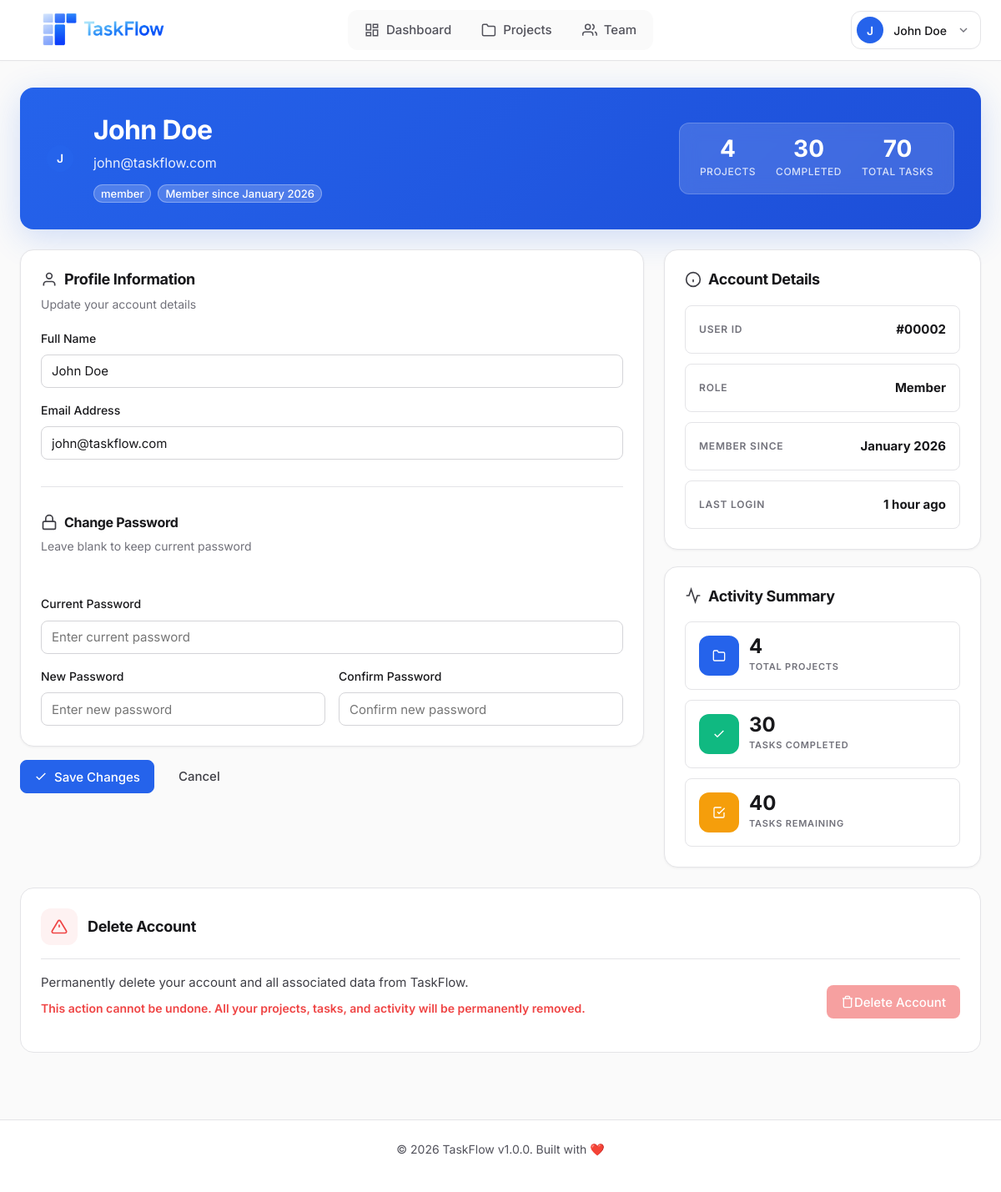
The page /dashboard/profile.php (signed in) on the database its author committed.
### tables this page shows
CREATE TABLE users (
    id INT PRIMARY KEY AUTO_INCREMENT,
    username VARCHAR(50) UNIQUE NOT NULL,
    email VARCHAR(100) UNIQUE NOT NULL,
    password VARCHAR(255) NOT NULL,
    full_name VARCHAR(100) NOT NULL,
    avatar VARCHAR(255) DEFAULT 'default-avatar.png',
    role ENUM('admin', 'member') DEFAULT 'member',
    created_at TIMESTAMP DEFAULT CURRENT_TIMESTAMP,
    last_login TIMESTAMP NULL,
    INDEX idx_email (email),
    INDEX idx_username (username)
);

### dashboard/profile.php (the view, shortened to what the rows shown need)
<?php
require_once '../config/config.php';
require_once '../includes/auth.php';
require_once '../includes/functions.php';
$currentUser = getCurrentUser($pdo);
try {
    $memberSince = date('F Y', strtotime($currentUser['created_at']));
} catch (PDOException $e) {
    error_log("Profile stats error: " . $e->getMessage());
    $totalProjects = $totalTasks = $completedTasks = 0;
    $memberSince = 'Unknown';
}
include '../includes/header.php';
?>
<link rel="stylesheet" href="<?= asset('css/profile.css') ?>">
<div class="profile-container">
    <div class="profile-header">
        <div class="profile-header-content">
            <div class="profile-avatar-large">
                <?= getUserAvatar($currentUser['avatar'], $currentUser['full_name'], 'xl') ?>
            </div>
            <div class="profile-header-info">
                <h1 class="profile-name"><?= sanitize($currentUser['full_name']) ?></h1>
                <p class="profile-email"><?= sanitize($currentUser['email']) ?></p>
                <div class="profile-badges">
                    <?= getRoleBadge($currentUser['role']) ?>
                    <span class="badge badge-gray">Member since <?= $memberSince ?></span>
                </div>
            </div>
        </div>
    </div>
    <div class="profile-grid">
        <div class="profile-left-column">
            <div class="profile-section">
                <div class="section-header-profile">
                    <h2 class="section-title-profile">
                        <svg width="20" height="20" viewBox="0 0 24 24" fill="none" stroke="currentColor" stroke-width="2">
                            <path d="M20 21v-2a4 4 0 0 0-4-4H8a4 4 0 0 0-4 4v2"/>
                            <circle cx="12" cy="7" r="4"/>
                        </svg>
                        Profile Information
                    </h2>
                </div>
                <form method="POST" class="profile-form" id="profileForm">
                <div class="form-group">
                    <label for="full_name" class="form-label">Full Name</label>
                    <input
                        type="text"
                        id="full_name"
                        name="full_name"
                        class="form-input"
                        value="<?= sanitize($currentUser['full_name']) ?>"
                        required
                    >
                </div>
                <div class="form-group">
                    <label for="email" class="form-label">Email Address</label>
                    <input
                        type="email"
                        id="email"
                        name="email"
                        class="form-input"
                        value="<?= sanitize($currentUser['email']) ?>"
                        required
                    >
                </div>
                </form>
            </div>
        </div>
        <div class="profile-sidebar">
            <div class="profile-section">
                <div class="info-list">
                    <div class="info-item">
                        <span class="info-label">User ID</span>
                        <span class="info-value">#<?= str_pad($currentUser['id'], 5, '0', STR_PAD_LEFT) ?></span>
                    </div>
                    <div class="info-item">
                        <span class="info-label">Role</span>
                        <span class="info-value"><?= ucfirst($currentUser['role']) ?></span>
                    </div>
                    <div class="info-item">
                        <span class="info-label">Member Since</span>
                        <span class="info-value"><?= $memberSince ?></span>
                    </div>
                    <div class="info-item">
                        <span class="info-label">Last Login</span>
                        <span class="info-value"><?= !empty($currentUser['last_login']) ? timeAgo($currentUser['last_login']) : 'Never' ?></span>
                    </div>
                </div>
            </div>
        </div>
    </div>
</div>
<?php include '../includes/footer.php'; ?>

### includes/header.php (shortened to what the rows shown need)
<?php
$currentUser = getCurrentUser($pdo);
?>
<!DOCTYPE html>
<html lang="en">
<head>
    <link rel="stylesheet" href="<?= APP_URL ?>/assets/css/main.css">
    <link rel="stylesheet" href="<?= APP_URL ?>/assets/css/dashboard.css">
    <link rel="stylesheet" href="<?= APP_URL ?>/assets/css/mobile-nav.css">
    <link rel="stylesheet" href="<?= APP_URL ?>/assets/css/toast.css">
    <link rel="stylesheet" href="<?= APP_URL ?>/assets/css/skeleton.css">
    <link rel="stylesheet" href="<?= APP_URL ?>/assets/css/responsive-fixes.css">
    <link rel="stylesheet" href="<?= APP_URL ?>/assets/css/form-validation.css">
    <link rel="stylesheet" href="<?= APP_URL ?>/assets/css/form-autosave.css">
    <link rel="stylesheet" href="<?= APP_URL ?>/assets/css/dark-mode.css">
    <link rel="stylesheet" href="<?= APP_URL ?>/assets/css/dark-mode-dashboard.css">
    <link rel="stylesheet" href="<?= APP_URL ?>/assets/css/user-menu-logout.css">
</head>
<body>
    <header class="main-header">
        <div class="header-container">
            <div class="header-right">
                <div class="user-menu">
                    <button class="user-menu-trigger" onclick="toggleUserMenu()">
                        <?= getUserAvatar($currentUser['avatar'], $currentUser['full_name'], 'sm') ?>
                        <span class="user-name"><?= sanitize($currentUser['full_name']) ?></span>
                        <svg width="16" height="16" viewBox="0 0 24 24" fill="none" stroke="currentColor" stroke-width="2" class="dropdown-arrow">
                            <polyline points="6 9 12 15 18 9"/>
                        </svg>
                    </button>
                </div>
            </div>
        </div>
    </header>
    <main class="main-content">

### includes/functions.php (shortened to what the rows shown need)
<?php
function asset($path) {
    return APP_URL . '/assets/' . ltrim($path, '/');
}
function sanitize($data) {
    return htmlspecialchars($data, ENT_QUOTES, 'UTF-8');
}
function timeAgo($datetime) {
    $time = strtotime($datetime);
    $diff = time() - $time;
    if ($diff < 60) {
        return 'just now';
    } elseif ($diff < 3600) {
        $mins = floor($diff / 60);
        return $mins . ' minute' . ($mins > 1 ? 's' : '') . ' ago';
    } elseif ($diff < 86400) {
        $hours = floor($diff / 3600);
        return $hours . ' hour' . ($hours > 1 ? 's' : '') . ' ago';
    } elseif ($diff < 604800) {
        $days = floor($diff / 86400);
        return $days . ' day' . ($days > 1 ? 's' : '') . ' ago';
    } elseif ($diff < 2592000) {
        $weeks = floor($diff / 604800);
        return $weeks . ' week' . ($weeks > 1 ? 's' : '') . ' ago';
    } elseif ($diff < 31536000) {
        $months = floor($diff / 2592000);
        return $months . ' month' . ($months > 1 ? 's' : '') . ' ago';
    } else {
        $years = floor($diff / 31536000);
        return $years . ' year' . ($years > 1 ? 's' : '') . ' ago';
    }
}
function getRoleBadge($role) {
    $badges = [
        'admin' => '<span class="badge badge-warning">Admin</span>',
        'member' => '<span class="badge badge-info">Member</span>'
    ];
    return $badges[$role] ?? '<span class="badge">' . sanitize($role) . '</span>';
}
function getUserAvatar($avatar, $fullName, $size = 'md') {
    $avatarPath = APP_URL . '/uploads/avatars/' . ($avatar ?: 'default-avatar.png');
    $initial = strtoupper(substr($fullName, 0, 1));
    $sizeClass = 'avatar-' . $size;
    if (empty($avatar) || $avatar === 'default-avatar.png') {
        return '<div class="avatar-placeholder ' . $sizeClass . '">' . $initial . '</div>';
    }
    return '<img src="' . $avatarPath . '" alt="' . sanitize($fullName) . '" class="avatar ' . $sizeClass . '">';
}

### rows shown on the page
users: full_name "J J", full_name "John Doe", email "john@taskflow.com", role "member", created_at "January 2026", id "00002", role "Member", last_login "1 hour ago"

### other values the page prints
$totalProjects "4"
$completedTasks "30"
$totalTasks "70"
$totalTasks - $completedTasks "40"
APP_NAME "TaskFlow"
APP_VERSION "1.0.0"
